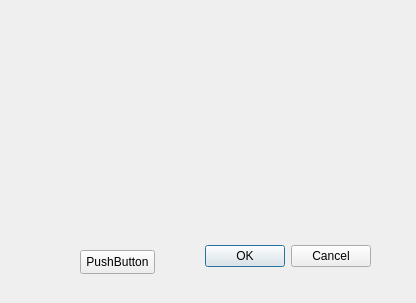
<?xml version="1.0" encoding="UTF-8"?>
<ui version="4.0">
 <class>Dialog</class>
 <widget class="QDialog" name="Dialog">
  <property name="geometry">
   <rect>
    <x>0</x>
    <y>0</y>
    <width>416</width>
    <height>303</height>
   </rect>
  </property>
  <property name="windowTitle">
   <string>Dialog</string>
  </property>
  <widget class="QDialogButtonBox" name="buttonBox">
   <property name="geometry">
    <rect>
     <x>30</x>
     <y>240</y>
     <width>341</width>
     <height>32</height>
    </rect>
   </property>
   <property name="orientation">
    <enum>Qt::Horizontal</enum>
   </property>
   <property name="standardButtons">
    <set>QDialogButtonBox::Cancel|QDialogButtonBox::Ok</set>
   </property>
  </widget>
  <widget class="QPushButton" name="pushButton">
   <property name="geometry">
    <rect>
     <x>80</x>
     <y>250</y>
     <width>75</width>
     <height>24</height>
    </rect>
   </property>
   <property name="text">
    <string>PushButton</string>
   </property>
  </widget>
 </widget>
 <resources/>
 <connections>
  <connection>
   <sender>buttonBox</sender>
   <signal>accepted()</signal>
   <receiver>Dialog</receiver>
   <slot>accept()</slot>
   <hints>
    <hint type="sourcelabel">
     <x>248</x>
     <y>254</y>
    </hint>
    <hint type="destinationlabel">
     <x>157</x>
     <y>274</y>
    </hint>
   </hints>
  </connection>
  <connection>
   <sender>buttonBox</sender>
   <signal>rejected()</signal>
   <receiver>Dialog</receiver>
   <slot>reject()</slot>
   <hints>
    <hint type="sourcelabel">
     <x>316</x>
     <y>260</y>
    </hint>
    <hint type="destinationlabel">
     <x>286</x>
     <y>274</y>
    </hint>
   </hints>
  </connection>
  <connection>
   <sender>pushButton</sender>
   <signal>clicked()</signal>
   <receiver>Dialog</receiver>
   <slot>common_file_test()</slot>
   <hints>
    <hint type="sourcelabel">
     <x>191</x>
     <y>342</y>
    </hint>
    <hint type="destinationlabel">
     <x>396</x>
     <y>409</y>
    </hint>
   </hints>
  </connection>
 </connections>
 <slots>
  <slot>common_file_test()</slot>
 </slots>
</ui>
